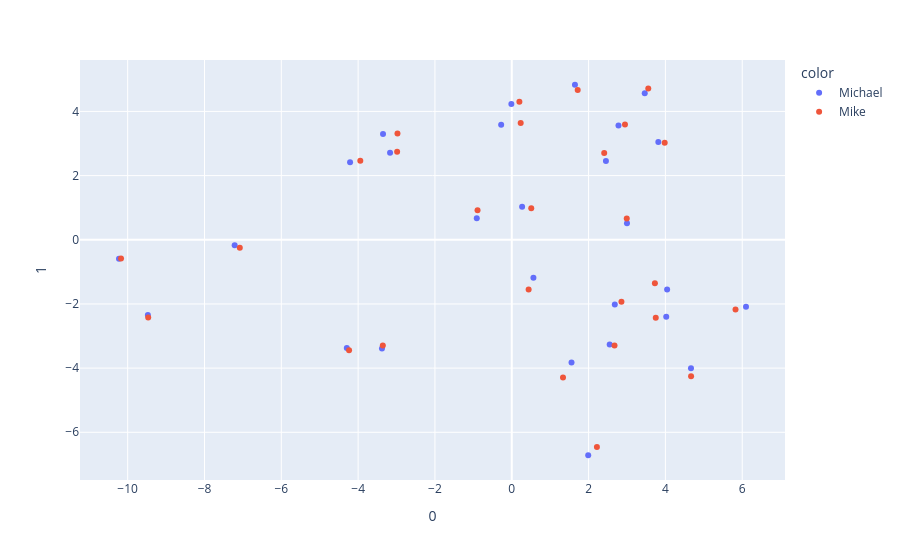

The notebook cell saved with this chart:
### Code cell
new_plot = px.scatter(plot_df, x = plot_df[0], y = plot_df[1], color = 'color', hover_data = ['token'])
new_plot

### Figure 1 — Plotly figure (JSON) as saved in the notebook; plotly's stock layout.template omitted (floating-point values rounded to 4 significant figures)
{"data": [{"customdata": [[" oh"], [","], [" well"], [" have"], [" fun"], [" at"], [" tennis"], [","], [" I"], [" think"], [" later"], [" we"], [" will"], [" go"], [" to"], [" the"], [" Fresh"], [" Market"], [" and"], [" get"], [" some"], [" pasta"], [" and"], [" salmon"], [","], [" goodbye"], ["!"]], "hovertemplate": "color=Michael<br>0=%{x}<br>1=%{y}<br>token=%{customdata[0]}<extra></extra>", "legendgroup": "Michael", "marker": {"color": "#636efa", "symbol": "circle"}, "mode": "markers", "name": "Michael", "orientation": "v", "showlegend": true, "type": "scatter", "x": [4.666, 4.044, 6.098, 4.022, 1.556, 0.5638, -3.379, 2.682, 2.999, 3.816, 2.778, 2.451, 3.462, 1.645, -0.01064, -0.9108, -4.295, -7.214, -0.2762, -3.352, -4.21, -10.23, -3.169, -9.475, 0.2693, 1.99, 2.549], "xaxis": "x", "y": [-4.005, -1.546, -2.091, -2.401, -3.824, -1.185, -3.389, -2.018, 0.5117, 3.045, 3.562, 2.452, 4.569, 4.832, 4.231, 0.674, -3.37, -0.1676, 3.581, 3.294, 2.419, -0.5934, 2.714, -2.342, 1.026, -6.715, -3.264], "yaxis": "y"}, {"customdata": [[" oh"], [","], [" well"], [" have"], [" fun"], [" at"], [" tennis"], [","], [" I"], [" think"], [" later"], [" we"], [" will"], [" go"], [" to"], [" the"], [" Fresh"], [" Market"], [" and"], [" get"], [" some"], [" pasta"], [" and"], [" salmon"], [","], [" goodbye"], ["!"]], "hovertemplate": "color=Mike<br>0=%{x}<br>1=%{y}<br>token=%{customdata[0]}<extra></extra>", "legendgroup": "Mike", "marker": {"color": "#EF553B", "symbol": "circle"}, "mode": "markers", "name": "Mike", "orientation": "v", "showlegend": true, "type": "scatter", "x": [4.669, 3.727, 5.826, 3.749, 1.334, 0.4394, -3.358, 2.855, 2.994, 3.982, 2.947, 2.407, 3.554, 1.717, 0.1987, -0.8909, -4.236, -7.081, 0.2325, -2.976, -3.943, -10.17, -2.985, -9.465, 0.5074, 2.217, 2.676], "xaxis": "x", "y": [-4.254, -1.352, -2.175, -2.433, -4.292, -1.547, -3.292, -1.932, 0.6626, 3.025, 3.595, 2.701, 4.711, 4.668, 4.302, 0.9176, -3.441, -0.2487, 3.643, 3.313, 2.466, -0.5852, 2.74, -2.423, 0.986, -6.461, -3.294], "yaxis": "y"}], "layout": {"legend": {"title": {"text": "color"}, "tracegroupgap": 0}, "margin": {"t": 60}, "xaxis": {"anchor": "y", "domain": [0, 1], "title": {"text": "0"}}, "yaxis": {"anchor": "x", "domain": [0, 1], "title": {"text": "1"}}}}
